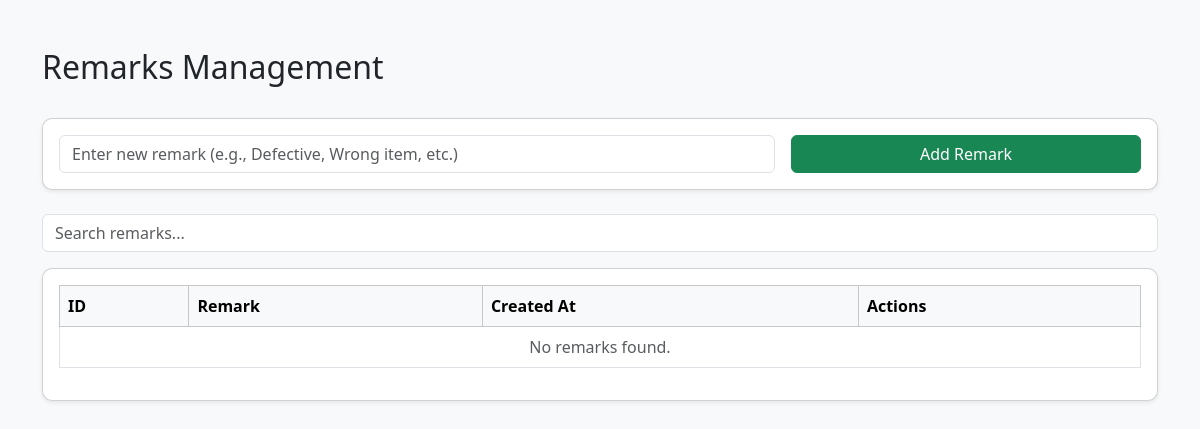
The app's page /tabs/admin/remarks.php, older data.
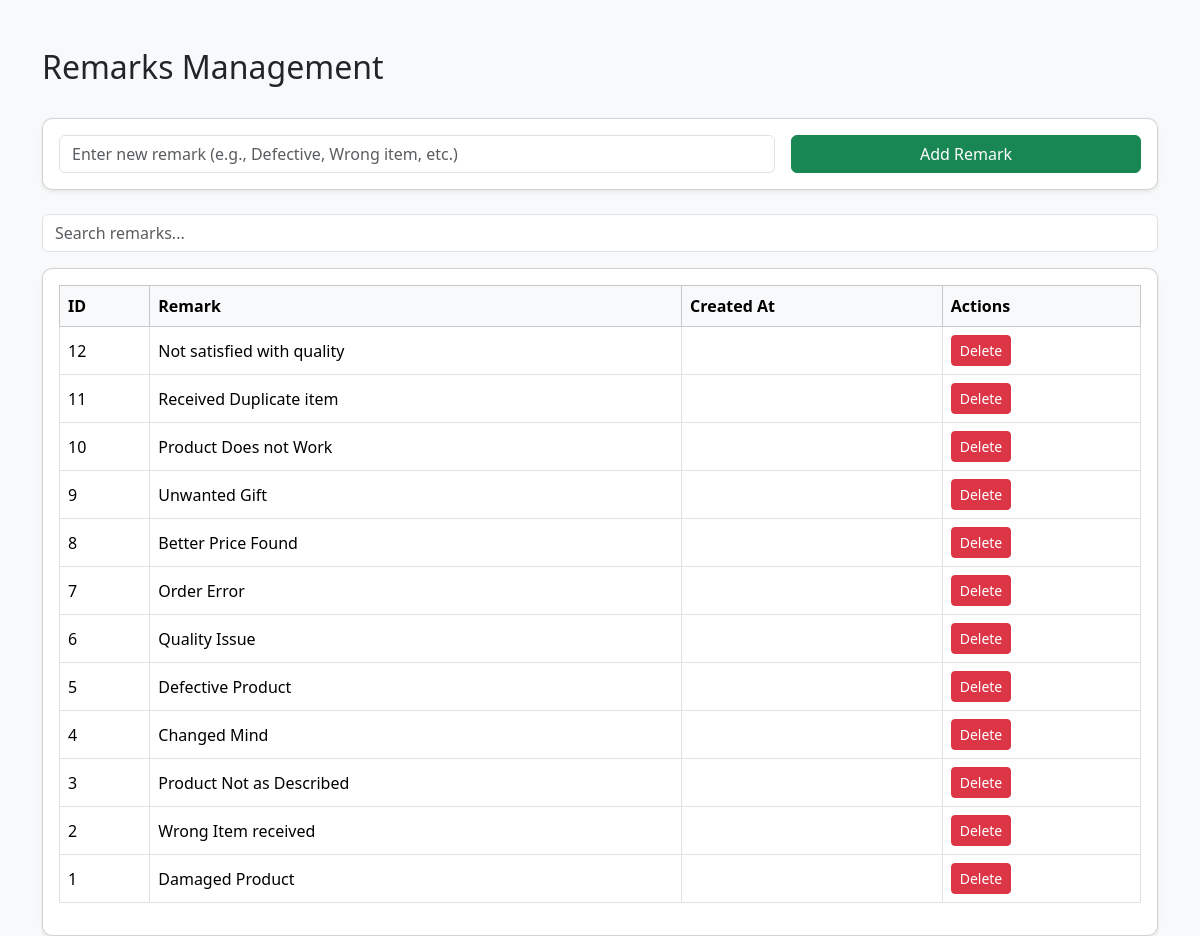
The same page, newer data.
### tables this page shows
CREATE TABLE `remarks` (
  `id` bigint(20) UNSIGNED NOT NULL,
  `name` text DEFAULT NULL,
  `created_at` timestamp NULL DEFAULT NULL,
  `updated_at` timestamp NULL DEFAULT NULL
);

### tabs/admin/remarks.php (the view, shortened to what this page needs)
<?php
include '../../database/db_connect.php';
$searchQuery = isset($_GET['search']) ? trim($_GET['search']) : '';
$sql = "SELECT * FROM remarks WHERE 1";
$sql .= " ORDER BY id DESC";
$stmt = $conn->prepare($sql);
$stmt->execute();
$remarks = $stmt->get_result();
?>
<!DOCTYPE html>
<html lang="en">
<head>
<link href="https://cdn.jsdelivr.net/npm/bootstrap@5.3.2/dist/css/bootstrap.min.css" rel="stylesheet">
</head>
<body class="bg-light">
<div class="container mt-5">
    <div class="d-flex justify-content-between align-items-center mb-4">
        <h2>Remarks Management</h2>
    </div>
    <div class="card mb-4 shadow-sm">
        <div class="card-body">
            <form method="post" class="row g-3">
                <div class="col-md-8">
                    <input type="text" name="name" class="form-control" placeholder="Enter new remark (e.g., Defective, Wrong item, etc.)" required>
                </div>
                <div class="col-md-4">
                    <button type="submit" name="add_remark" class="btn btn-success w-100">Add Remark</button>
                </div>
            </form>
        </div>
    </div>
    <div class="mb-3">
        <input type="text" id="searchBox" class="form-control" placeholder="Search remarks..." value="<?= htmlspecialchars($searchQuery) ?>">
    </div>
    <div class="card shadow-sm">
        <div class="card-body">
            <table class="table table-bordered table-hover align-middle">
                <thead class="table-light">
                    <tr>
                        <th>ID</th>
                        <th>Remark</th>
                        <th>Created At</th>
                        <th>Actions</th>
                    </tr>
                </thead>
                <tbody>
                    <?php while ($row = $remarks->fetch_assoc()): ?>
                    <tr>
                        <td><?= $row['id'] ?></td>
                        <td><?= htmlspecialchars($row['name']) ?></td>
                        <td><?= $row['created_at'] ?></td>
                        <td>
                            <a href="?delete_id=<?= $row['id'] ?>" class="btn btn-danger btn-sm" onclick="return confirm('Are you sure you want to delete this remark?')">Delete</a>
                        </td>
                    </tr>
                    <?php endwhile; ?>
                    <?php if ($remarks->num_rows == 0): ?>
                    <tr>
                        <td colspan="4" class="text-center text-muted">No remarks found.</td>
                    </tr>
                    <?php endif; ?>
                </tbody>
            </table>
        </div>
    </div>
</div>
</body>
</html>

Row changes from the older to the newer data that the page shows:
added remarks: id "12", name "Not satisfied with quality"
added remarks: id "11", name "Received Duplicate item"
added remarks: id "10", name "Product Does not Work"
added remarks: id "9", name "Unwanted Gift"
added remarks: id "8", name "Better Price Found"
added remarks: id "7", name "Order Error"
added remarks: id "6", name "Quality Issue"
added remarks: id "5", name "Defective Product"
added remarks: id "4", name "Changed Mind"
added remarks: id "3", name "Product Not as Described"
added remarks: id "2", name "Wrong Item received"
added remarks: id "1", name "Damaged Product"
Text that changed along with them:
text no longer shown: "No remarks found."
